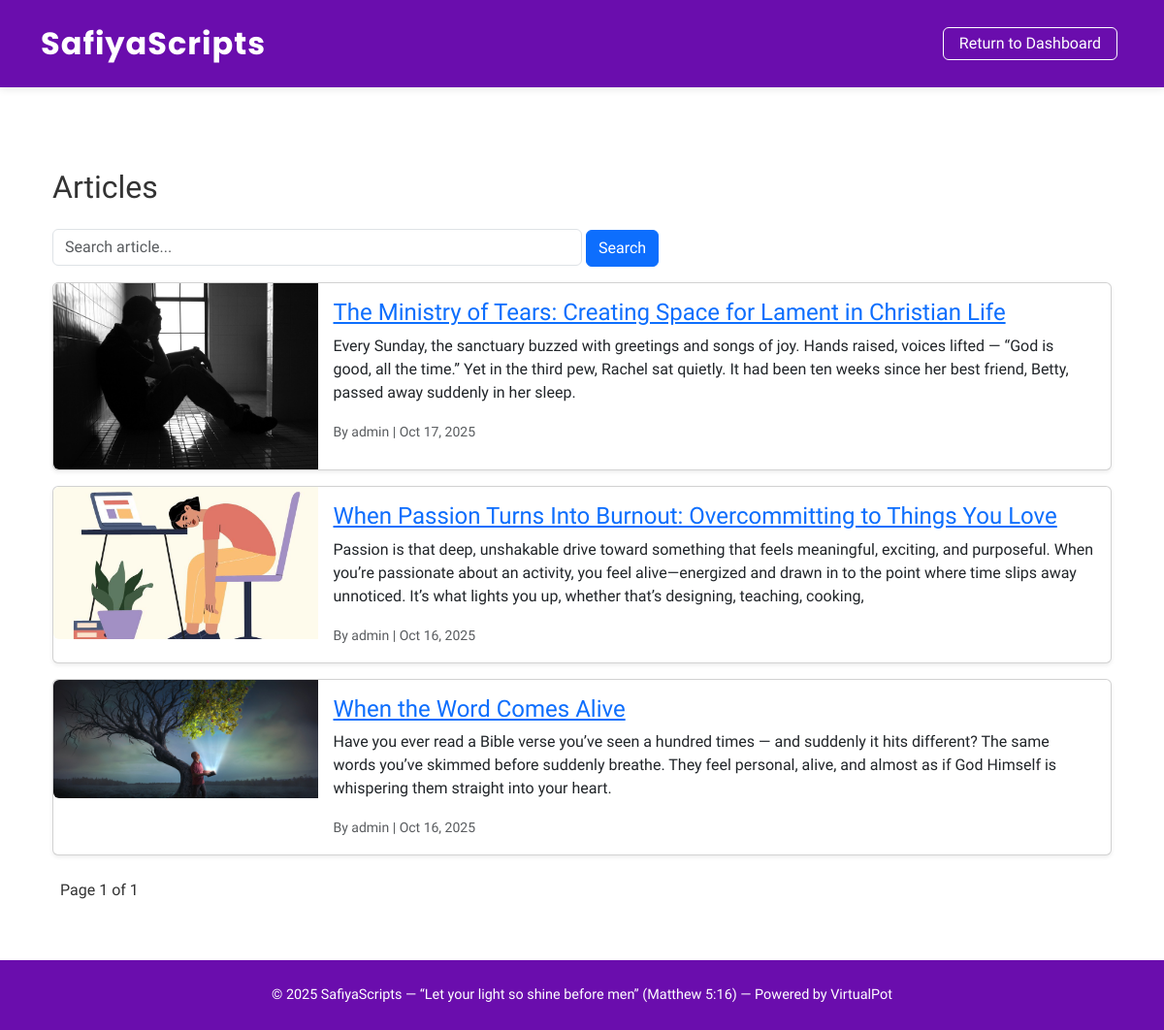
The app's page /articles/ with its own data.
### articles/models.py (models this page shows, shortened)
class Article(models.Model):
    title = models.CharField(max_length=200)
    short_description = models.TextField(max_length=300)
    full_description = models.TextField()
    author = models.ForeignKey(User, on_delete=models.CASCADE)
    image = models.ImageField(upload_to='article_images/', blank=True, null=True)
    date_posted = models.DateTimeField(default=timezone.now)
    class Meta:
        ordering = ['-date_posted']

### articles/views.py (the view)
def article_list(request):
    search_query = request.GET.get('q', '')
    if search_query:
        articles = Article.objects.filter(
            Q(title__icontains=search_query) | Q(short_description__icontains=search_query)
        )
    else:
        articles = Article.objects.all()
    paginator = Paginator(articles, 10)
    page = request.GET.get('page')
    articles = paginator.get_page(page)
    context = {'articles': articles, 'search_query': search_query}
    return render(request, 'articles/article_list.html', context)

### templates/articles/article_list.html (shortened to what this page needs)
{% extends "base_admin.html" %}
{% block content %}
<div class="container mt-4">
  <h2 class="mb-4">Articles</h2>
  <form method="get" class="mb-3">
    <input type="text" name="q" value="{{ search_query }}" placeholder="Search article..."
           class="form-control w-50 d-inline">
    <button type="submit" class="btn btn-primary">Search</button>
  </form>
  {% for article in articles %}
    <div class="card mb-3 shadow-sm">
      <div class="row g-0">
        {% if article.image %}
        <div class="col-md-3">
          <img src="{{ article.image.url }}" class="img-fluid rounded-start" alt="{{ article.title }}">
        </div>
        {% endif %}
        <div class="col-md-9">
          <div class="card-body">
            <h4><a href="{% url 'articles:article_detail' article.pk %}">{{ article.title }}</a></h4>
            <p>{{ article.short_description }}</p>
            <small class="text-muted">
              By {{ article.author.username }} | {{ article.date_posted|date:"M d, Y" }}
            </small>
          </div>
        </div>
      </div>
    </div>
  {% empty %}
    <p>No articles found.</p>
  {% endfor %}
  <div class="pagination mt-4">
    <span class="mx-2">Page {{ articles.number }} of {{ articles.paginator.num_pages }}</span>
  </div>
</div>
{% endblock %}

### templates/base_admin.html (style rules this page uses)
body { background-color: #ffffff; font-family: 'Raleway', sans-serif; color: #333; min-height: 100vh; display: flex; flex-direction: column; }

### records on screen
Article: image (picture), title "The Ministry of Tears: Creating Space for Lament in Christian Life", short_description "Every Sunday, the sanctuary buzzed with greetings and songs of joy. Hands raised, voices lifted — “God is good, all the time.” Yet in the third pew, Rachel sat quietly. It had been ten weeks since her best friend, Betty, passed away suddenly in her sleep.", author.username "admin", date_posted "Oct 17, 2025"
Article: image (picture), title "When Passion Turns Into Burnout: Overcommitting to Things You Love", short_description "Passion is that deep, unshakable drive toward something that feels meaningful, exciting, and purposeful. When you’re passionate about an activity, you feel alive—energized and drawn in to the point where time slips away unnoticed. It’s what lights you up, whether that’s designing, teaching, cooking,", author.username "admin", date_posted "Oct 16, 2025"
Article: image (picture), title "When the Word Comes Alive", short_description "Have you ever read a Bible verse you’ve seen a hundred times — and suddenly it hits different? The same words you’ve skimmed before suddenly breathe. They feel personal, alive, and almost as if God Himself is whispering them straight into your heart.", author.username "admin", date_posted "Oct 16, 2025"

### other values on screen
{{ articles.number }} "1"
{{ articles.paginator.num_pages }} "1"
